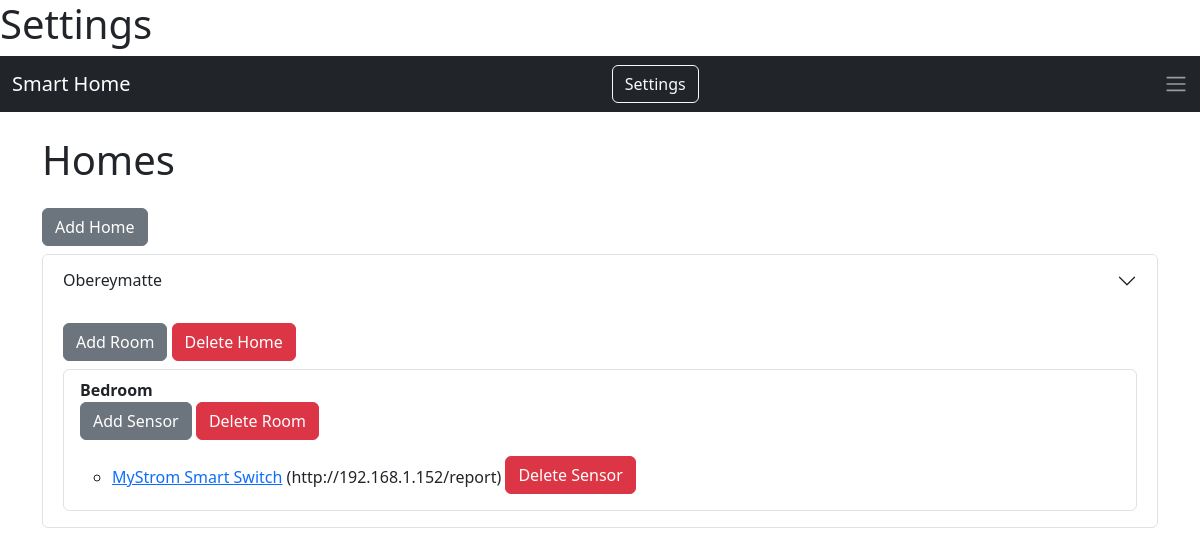
The page /settings on the database its author committed.
### app.py (models this page shows)
class Home(db.Model):
    id = db.Column(db.Integer, primary_key=True)
    name = db.Column(db.String, nullable=False)
    rooms = db.relationship('Room', backref='home', cascade="all, delete-orphan") # Cascade und delete-orphan sagt SQLAlchemy, dass alle untergeordneten Objekte (?) bei Löschen auch entfernt werden sollen

class Room(db.Model):
    id = db.Column(db.Integer, primary_key=True)
    name = db.Column(db.String, nullable=False)
    home_id = db.Column(db.Integer, db.ForeignKey('home.id'), nullable=False)
    sensors = db.relationship('Sensor', backref='room', cascade="all, delete-orphan")

class Sensor(db.Model):
    id = db.Column(db.Integer, primary_key=True)
    name = db.Column(db.String, nullable=False)
    url = db.Column(db.String, nullable=False)
    room_id = db.Column(db.Integer, db.ForeignKey('room.id'), nullable=False)
    measurements = db.relationship('Measurement', backref='sensor', cascade="all, delete-orphan")

### app.py (the view)
@app.route('/settings')
def settings():
    homes = Home.query.all()
    return render_template('settings.html', homes=homes)

### templates/settings.html (shortened to what this page needs)
{% extends 'base.html' %}
{% block head %}
<h1>Settings</h1>
{% endblock %}
{% block body %}
<h1 class="mb-4">Homes</h1>
<a href="{{ url_for('add_home') }}" class="btn btn-secondary mb-2">Add Home</a>
<div class="accordion" id="homeAccordion">
  {% for home in homes %}
    <div class="accordion-item">
      <h2 class="accordion-header" id="headingHome{{ home.id }}">
        <button class="accordion-button collapsed" type="button" data-bs-toggle="collapse" data-bs-target="#collapseHome{{ home.id }}" aria-expanded="true" aria-controls="collapseHome{{ home.id }}">
          {{ home.name }}
        </button>
      </h2>
      <div id="collapseHome{{ home.id }}" class="accordion-collapse collapse show" aria-labelledby="headingHome{{ home.id }}" data-bs-parent="#homeAccordion">
        <div class="accordion-body">
        <a href="{{ url_for('add_room', home_id=home.id) }}" class="btn btn-secondary mb-2">Add Room</a>
        <a href="{{ url_for('delete_home', home_id=home.id) }}" class="btn btn-danger mb-2" onclick="return confirm('Are you sure you want to delete this home?');">Delete Home</a>
          <ul class="list-group">
            {% for room in home.rooms %}
              <li class="list-group-item">
                <strong>{{ room.name }}</strong>
                <br>
                <a href="{{ url_for('add_sensor', room_id=room.id) }}" class="btn btn-secondary mb-2">Add Sensor</a>
                <a href="{{ url_for('delete_room', room_id=room.id) }}" class="btn btn-danger mb-2" onclick="return confirm('Are you sure you want to delete this room?');">Delete Room</a>
                <ul class="mt-2">
                  {% for sensor in room.sensors %}
                    <li>
                      <a href="{{ url_for('sensor_detail', sensor_id=sensor.id) }}">{{ sensor.name }}</a>
                      ({{ sensor.url }})
                      <a href="{{ url_for('delete_sensor', sensor_id=sensor.id) }}" class="btn btn-danger mb-2" onclick="return confirm('Are you sure you want to delete this sensor?');">Delete Sensor</a>
                    </li>
                  {% else %}
                    <li class="text-muted">No sensors yet.</li>
                  {% endfor %}
                </ul>
              </li>
            {% else %}
              <li class="text-muted">No rooms yet.</li>
            {% endfor %}
          </ul>
        </div>
      </div>
    </div>
  {% else %}
    <p class="text-muted">No homes yet.</p>
  {% endfor %}
</div>
{% endblock %}

### rows shown on the page
Home: name "Obereymatte"
Room: name "Bedroom"
Sensor: name "MyStrom Smart Switch", url "http://192.168.1.152/report"
